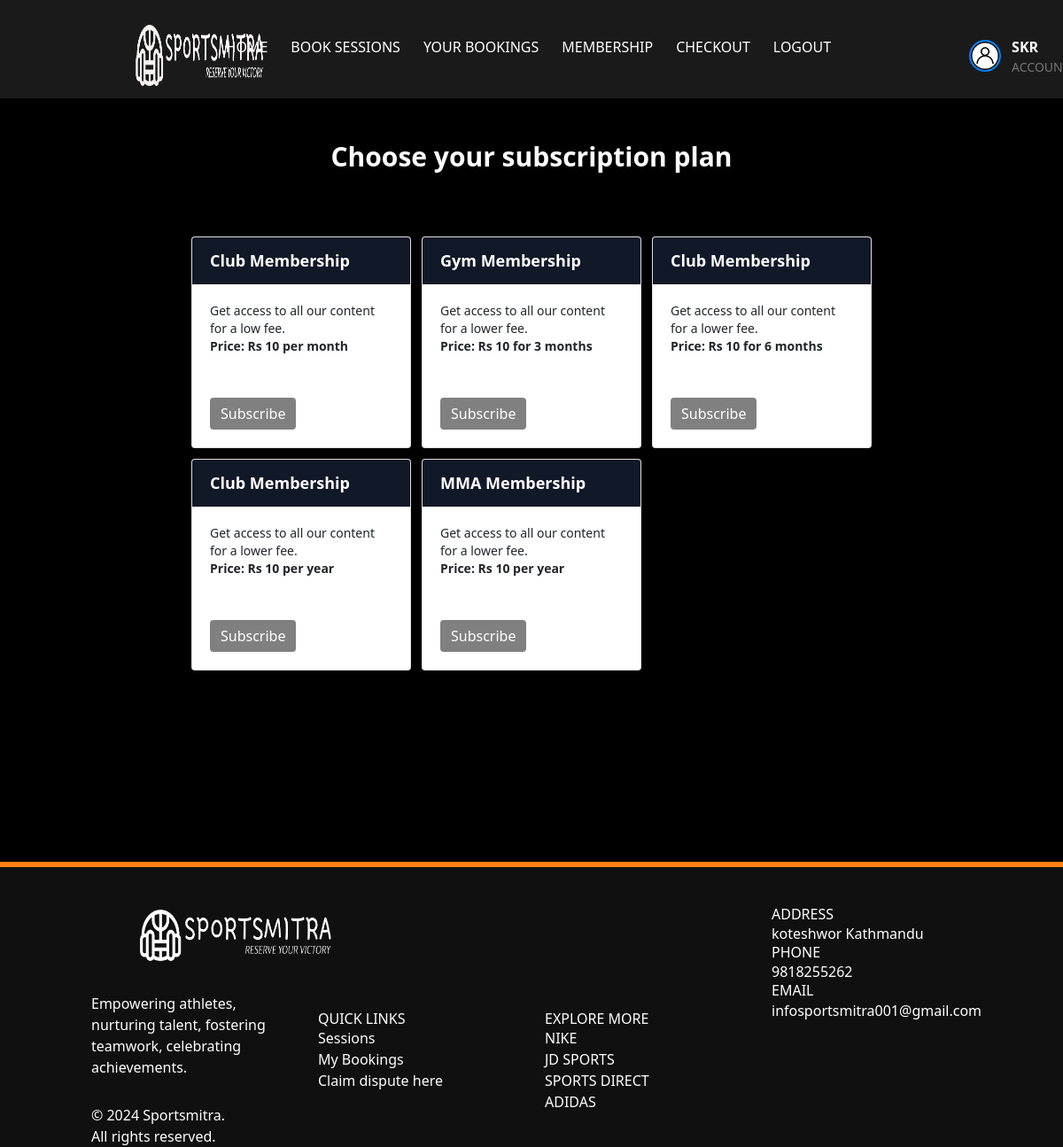
/order_subscription/skr (signed in), run on the app's committed database.
### app/models.py (models this page shows, shortened)
class UserAccount(UserMixin, db.Model):
    __tablename__ = 'UserAccount'
    id = db.Column(db.Integer, primary_key=True)
    User = db.Column(db.String(500), index=True)
    Email = db.Column(db.String(500), index=True, unique=True)
    Password = db.Column(db.String(500), index=True)
    Mobile = db.Column(db.String(120), index=True)
    verification_token = db.Column(db.String(1120), unique=True)
    verified = db.Column(db.Boolean, default=False)
    start_date = db.Column(db.Date, nullable=True)
    end_date = db.Column(db.Date, nullable=True)
    Member = db.Column(db.Boolean, default=False)
    member_type = db.Column(db.String(50))
    profile_picture = db.Column(
        db.String(255), nullable=True, default='../static/images/acc.jpg')
    roles = db.relationship("Role", secondary=user_role,
                            backref=db.backref("users", lazy="dynamic"))
    def has_role(self, role_name):
        my_role = Role.query.filter_by(name=role_name).first()
        if my_role in self.roles:
            return True
        else:
            return False

class Membership(db.Model):
    id = db.Column(db.Integer, primary_key=True)
    name = db.Column(db.String(500), index=True)
    price = db.Column(db.Float)
    interval = db.Column(db.String(50))
    currency = db.Column(db.String(50))

### app/views.py (the view, shortened to what this page needs)
@app.route('/order_subscription/<string:username>', methods=['GET', 'POST'])
@login_required
@require_role(role="User")
def order_subscription(username):
    user = UserAccount.query.filter_by(User=username).first()
    plan_id = request.form.get('plan_id')
    memberships = Membership.query.all()
    if user is None:
        abort(404, f"No user found with username: {username}")
    return render_template('all_subscriptions.html', username=username, plans=plans, current_user=user, memberships=memberships, User=current_user)

### app/views.py (called while the page is built)
def require_role(role):
    def decorator(func):
        @wraps(func)
        def wrapped_function(*args, **kwargs):
            if not current_user.has_role(role):
                return redirect("/")
            else:
                return func(*args, **kwargs)
        return wrapped_function
    return decorator

@login_manager.user_loader
def load_user(id):
    return UserAccount.query.get(int(id))

### app/templates/all_subscriptions.html (shortened to what this page needs)
<!DOCTYPE html>
<html lang="en">
  <head>
    <link href="../static/css/animate.css" rel="stylesheet" />
    <link
      rel="stylesheet"
      href="../static/css/bootstrap.min.css"
      type="text/css"
    />
    <link rel="stylesheet" type="text/css" href="../static/css/style.css" />
    <link
      rel="stylesheet"
      href="https://cdn.jsdelivr.net/npm/tailwindcss@latest/dist/tailwind.min.css"
    />
  </head>
  <body class="align-content-center">
    <nav class="navbar navbar-expand-md navbar-dark">
      <div class="container" style="padding-top: 15px;">
        <a class="navbar-brand mr-auto" href="/"
          ><img src="../static/images/nb.png" alt="Sportsmitra" class="logo"
        /></a>
        <div class="collapse navbar-collapse" id="collapsibleNavbar">
          <ul class="navbar-nav ml-auto">
            <li class="nav-item"><a class="nav-link" href="/user">Home</a></li>
            <li class="nav-item"><a class="nav-link" href="/lookup_venue">Book Sessions</a></li>
            <li class="nav-item"><a class="nav-link" href="/my_bookings">Your Bookings</a></li>
            <li class="nav-item"><a class="nav-link" href="{{ url_for('order_subscription', username=current_user.User) }}">Membership</a></li>
            <li class="nav-item"><a class="nav-link" href="/checkout_page">Checkout</a></li>
            <li class="nav-item"><a class="nav-link" href="#" id="logout">Logout</a></li>
            <li class="nav-item">
              <a class="nav-link" href="/update_user" style="display: flex; align-items: center; margin-left: 130px; text-decoration: none; color: #333;">
                <img src="../static/images/acc.jpg" alt="User Account" style="width: 36px; height: 36px; border-radius: 50%; margin-right: 12px; border: 2px solid #007bff;"/>
                <div>
                  <span
                    style="font-weight: bold; font-size: 16px; display: block"
                    >{{User.User}}</span
                  >
                  <span style="font-size: 14px; display: block; color: #777;">Account</span>
                </div>
              </a>
            </li>
        </ul>
        </div>
      </div>
    </nav>
    <br />
    <br />
    <div class="container-fluid">
      {% if current_user.Member %}
      <div class="d-flex justify-content-center">
        <div class="max-w-md w-full">
          <div class="card">
            <div class="card-header bg-gray-900 text-white">
              <h3 class="text-lg font-bold">Membership Information</h3>
            </div>
            <div class="card-body">
              <p class="text-sm font-semibold">Name: {{ current_user.User }}</p>
              <p class="text-sm font-semibold">
                Phone Number: {{ current_user.Mobile }}
              </p>
              <p class="text-sm font-semibold">
                Membership Type: {{ current_user.member_type }}
              </p>
              <p class="text-sm font-semibold">
                Membership Start Date: {{
                current_user.start_date.strftime('%Y-%m-%d') }}
              </p>
              <p class="text-sm font-semibold">
                Membership End Date: {{
                current_user.end_date.strftime('%Y-%m-%d') }}
              </p>
            </div>
          </div>
          <div class="mt-4">
            <form id="cancelForm" action="{{ url_for('cancel_usermembership', user_id= current_user.id) }}" method="POST">
              <button id="cancelButton" class="btn btn-secondary btn-square" type="button">
                Upgrade Membership
              </button>
            </form>
          </div>
        </div>
      </div>
      <br /><br />
      {% else %}
      <div class="d-flex justify-content-center">
        <div class="max-w-3xl w-full">
          <h1 class="text-3xl font-bold text-white text-center">
            Choose your subscription plan
          </h1>
          <br /><br />
          <div class="mt-4 grid grid-cols-1 md:grid-cols-3 gap-3">
            <div class="card">
              <div class="card-header bg-gray-900 text-white">
                <h3 class="text-lg font-bold">Club Membership</h3>
              </div>
              <div class="card-body">
                <p class="text-sm">
                  Get access to all our content for a low fee.
                </p>
                <p class="text-sm font-semibold">Price: Rs 10 per month</p>
                <br /><br />
                <form
                  action="{{ url_for('order_subscription', username=username) }}"
                  method="POST"
                >
                  <button class="btn btn-custom btn-square" type="submit">
                    Subscribe
                  </button>
                </form>
              </div>
            </div>
            <div class="card">
              <div class="card-header bg-gray-900 text-white">
                <h3 class="text-lg font-bold">Gym Membership</h3>
              </div>
              <div class="card-body">
                <p class="text-sm">
                  Get access to all our content for a lower fee.
                </p>
                <p class="text-sm font-semibold">Price: Rs 10 for 3 months</p>
                <br /><br />
                <form
                  action="{{ url_for('order_subscription', username=username) }}"
                  method="POST"
                >
                  <button class="btn btn-custom btn-square" type="submit">
                    Subscribe
                  </button>
                </form>
              </div>
            </div>
            <div class="card">
              <div class="card-header bg-gray-900 text-white">
                <h3 class="text-lg font-bold">Club Membership</h3>
              </div>
              <div class="card-body">
                <p class="text-sm">
                  Get access to all our content for a lower fee.
                </p>
                <p class="text-sm font-semibold">Price: Rs 10 for 6 months</p>
                <br /><br />
                <form
                  action="{{ url_for('order_subscription', username=username) }}"
                  method="POST"
                >
                  <button class="btn btn-custom btn-square" type="submit">
                    Subscribe
                  </button>
                </form>
              </div>
            </div>
            <div class="card">
              <div class="card-header bg-gray-900 text-white">
                <h3 class="text-lg font-bold">Club Membership</h3>
              </div>
              <div class="card-body">
                <p class="text-sm">
                  Get access to all our content for a lower fee.
                </p>
                <p class="text-sm font-semibold">Price: Rs 10 per year</p>
                <br /><br />
                <form
                  action="{{ url_for('order_subscription', username=username) }}"
                  method="POST"
                >
                  <button class="btn btn-custom btn-square" type="submit">
                    Subscribe
                  </button>
                </form>
              </div>
            </div>
            {% for membership in memberships %}
            <div class="card">
              <div class="card-header bg-gray-900 text-white">
                <h3 class="text-lg font-bold">{{ membership.name }}</h3>
              </div>
              <div class="card-body">
                <p class="text-sm">
                  Get access to all our content for a lower fee.
                </p>
                <p class="text-sm font-semibold">
                  Price:  {{ membership.currency }} {{ '%d' | format(membership.price) }} per {{ membership.interval }}
                </p>
                <br /><br />
                <form
                  action="{{ url_for('order_subscription', username=username) }}"
                  method="POST"
                >
                  <button class="btn btn-custom btn-square" type="submit">
                    Subscribe
                  </button>
                </form>
              </div>
            </div>
            {% endfor %}
          </div>
             {% endif %}
          </div>
          <br />
          <br />
        </div>
      </div>
    <br />
    <br />
    <br />
    <br />
    <br />
    <br />
    <br />
    <br />
    <br />
    <footer class="container-fluid">
      <div class="container">
        <div class="row">
          <div
            class="col-md-3 footer1 d-flex wow bounceInLeft"
            data-wow-delay=".25s"
          >
            <div class="d-flex flex-wrap align-content-center">
              <a href="#"
                ><br /><br /><img
                  src="../static/images/fnb.png"
                  alt="logo"
                  class="logo"
              /></a>
              <p>
                Empowering athletes, nurturing talent, fostering teamwork,
                celebrating <br />
                achievements.
              </p>
              <p>&copy; 2024 Sportsmitra. <br />All rights reserved.<br /></p>
            </div>
          </div>
          <div
            class="col-md-3 footer2 wow bounceInUp"
            data-wow-delay=".25s"
            id="contact"
          >
            <br />
            <br />
            <br />
            <br />
            <br />
            <br />
            <br />
            <h5>QUICK LINKS</h5>
            <a href="/lookup_venue">Sessions</a><br />
            <a href="/my_bookings">My Bookings</a><br />
            <a href="/refund_form">Claim dispute here</a>
          </div>
          <div
            class="col-md-3 footer2 wow bounceInUp"
            data-wow-delay=".25s"
            id="contact"
          >
            <br />
            <br />
            <br />
            <br />
            <br />
            <br />
            <br />
            <h5>EXPLORE MORE</h5>
            <a href="https://www.nike.com"> NIKE </a><br />
            <a href="https://www.jdsports.com"> JD SPORTS </a><br />
            <a href="https://www.sportsdirect.com"> SPORTS DIRECT </a><br />
            <a href="https://www.adidas.co.uk"> ADIDAS </a><br />
          </div>
          <div class="col-md-3 footer3 wow bounceInRight" data-wow-delay=".25s">
            <h5>ADDRESS</h5>
            <p>koteshwor Kathmandu</p>
            <h5>PHONE</h5>
            <p>9818255262</p>
            <h5>EMAIL</h5>
            <p>infosportsmitra001@gmail.com</p>
          </div>
        </div>
      </div>
    </footer>
  </body>
</html>

### app/static/css/style.css (style rules this page uses)
body { font-family: "Lato", sans-serif; overflow: hidden; overflow-y: scroll; background-color: #000; }
body nav { background: rgba(255, 255, 255, 0.1); }
body nav .navbar-nav a { font-size: 16px; text-transform: uppercase; color: #fff !important; transition: all 0.3s; -webkit-transition: all 0.3s; -ms-transition: all 0.3s; -o-transition: all 0.3s; }
a, a:hover { color: #ff8013; }
footer { background: #101011; color: #fff; }
footer .footer1 p { margin-top: 30px; }
footer .footer3 { padding-top: 50px; }
footer::before { content: ""; position: absolute; border: 3px solid #ff8013; width: 100%; left: 0; }
.logo { height: 70px; width: auto; margin-left: 50px; margin-right: 50px; }
.btn-custom { background-color: grey; color: white; border: none; }
.nav-item { flex: 0 0 auto; margin-right: 10px; }

### data on the page
UserAccount: User "SKR"
Membership: name "MMA Membership", currency "Rs", price "10", interval "year"
